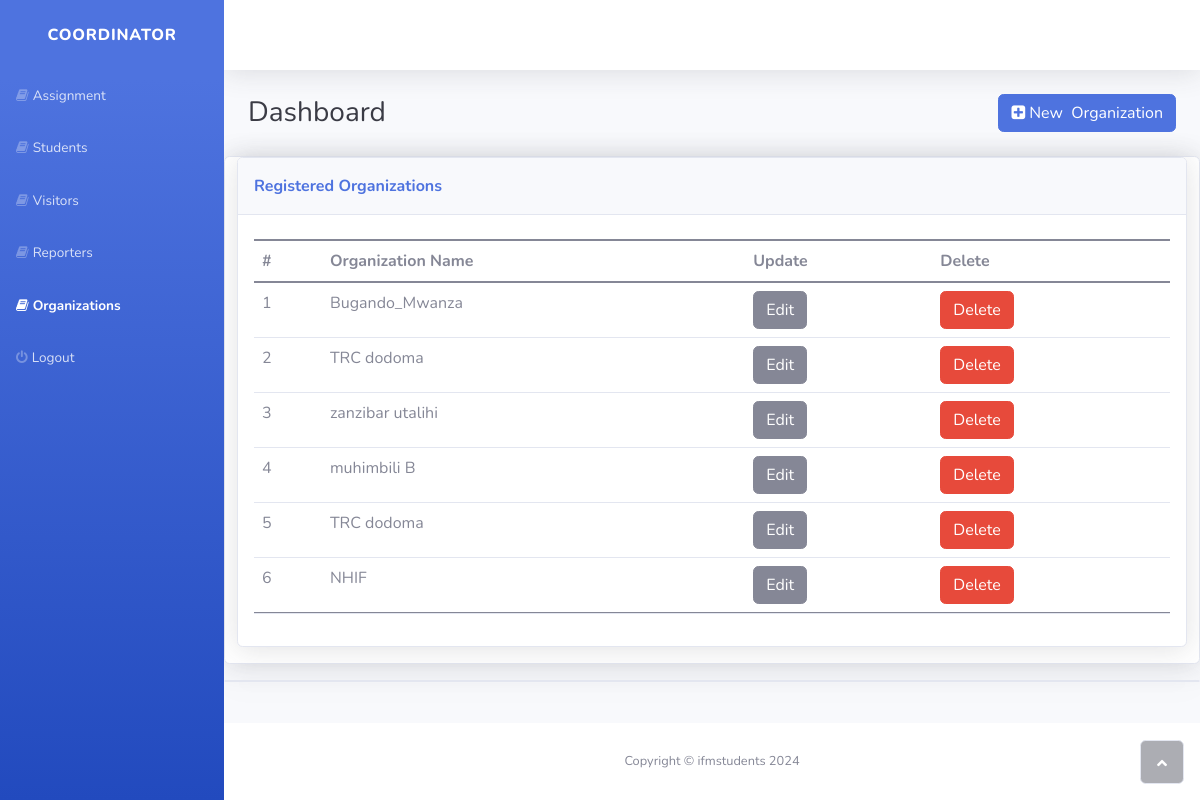
/coordinator/organizations.php, run on the app's committed database.
### tables this page shows
CREATE TABLE `organization` (
  `id` int(11) NOT NULL,
  `name` varchar(100) NOT NULL,
  `visitation` varchar(60) DEFAULT NULL
);

### coordinator/organizations.php (the view, shortened to what this page needs)
<?php
require_once "../control/connection.php";
$query1 = "SELECT * FROM organization ";
$result1 = mysqli_query($conn, $query1);
?>
<!DOCTYPE html>
<html>
<head>
    <link rel="stylesheet" href="../assets/bootstrap/css/bootstrap.min.css">
    <link rel="stylesheet" href="../assets/fonts/fontawesome-all.min.css">
    <link rel="stylesheet" href="../assets/fonts/font-awesome.min.css">
    <link rel="stylesheet" href="../assets/fonts/fontawesome5-overrides.min.css">
</head>
<body id="page-top">
    <div id="wrapper">
        <nav class="navbar navbar-dark align-items-start sidebar sidebar-dark accordion bg-gradient-primary p-0">
            <div class="container-fluid d-flex flex-column p-0"><a class="navbar-brand d-flex justify-content-center align-items-center sidebar-brand m-0" href="#">
                    <div class="sidebar-brand-text mx-3"><span>COORDINATOR</span></div>
                </a>
                <ul class="navbar-nav text-light" id="accordionSidebar">
                    <li class="nav-item"><a class="nav-link" href="assignment.php"><i class="fa fa-book"></i><span>Assignment</span></a></li>
                    <li class="nav-item"><a class="nav-link " href="students.php"><i class="fa fa-book"></i><span>Students</span></a></li>
                    <li class="nav-item"><a class="nav-link " href="visiting.php"><i class="fa fa-book"></i><span>Visitors</span></a></li>
                    <li class="nav-item"><a class="nav-link " href="reporters.php"><i class="fa fa-book"></i><span>Reporters</span></a></li>
                    <li class="nav-item"><a class="nav-link active" href="#"><i class="fa fa-book"></i><span>Organizations</span></a></li>
                    <li class="nav-item"><a class="nav-link" href="index.php"><i class="fa fa-power-off"></i><span>Logout</span></a></li>
                </ul>
            </div>
        </nav>
        <div class="d-flex flex-column" id="content-wrapper">
            <div id="content">
                <nav class="navbar navbar-light navbar-expand bg-white shadow mb-4 topbar static-top">
                </nav>
                <div class="container-fluid">
                    <div class="d-sm-flex justify-content-between align-items-center mb-4">
                        <h3 class="text-dark mb-0">Dashboard</h3><button class="btn btn-primary" type="button" onclick="newApplication()"><i class="fa fa-plus-square"></i>&nbsp;New&nbsp; Organization</button>
                    </div>
                </div>
                <div class="col">
                    <div class="card shadow mb-3">
                        <div class="row mb-3">
                            <div class="container-fluid">
                                <div class="card shadow">
                                    <div class="card-header py-3">
                                        <p class="text-primary m-0 fw-bold">Registered Organizations</p>
                                    </div>
                                    <div class="card-body">
                                        <div class="table-responsive table mt-2" id="dataTable" role="grid" aria-describedby="dataTable_info">
                                            <table class="table my-0" id="dataTable">
                                                <thead>
                                                    <tr>
                                                        <th>#</th>
                                                        <th>Organization Name</th>
                                                        <th>Update</th>
                                                        <th>Delete</th>
                                                    </tr>
                                                </thead>
                                                <tbody>
                                                <?php           $i=1;
                                                                while($row1= $result1->fetch_assoc()) {
                                                                    $name=$row1['name'];
                                                                    $org_id=$row1['id'];
                                                                    echo"
                                                                 <tr>
                                                                    <td>$i</td>
                                                                    <td>$name</td>
                                                                     <td>
                                                                     <button class='btn btn-secondary' data-bs-toggle=\"modal\" data-bs-target=\"#edit$i\">Edit</button>
                                                                     </td>
                                                                    <td>
                                                                      <form method='post' action=''>
                                                                      <input type='hidden' name='action' value='delete'>
                                                                      <input type='hidden' name='organization_id' value='$org_id'>
                                                                      <button class='btn btn-danger' type='submit'>Delete</button>
                                                                      </form>
                                                                    </td>
                                                                 </tr>
                                                                 ";
                                                                 $i++;
                                                                }
                                                                ?>
                                                </tbody>
                                            </table>
                                        </div>
                                    </div>
                                </div>
                            </div>
                        </div>
                    </div>
                    <div class="card shadow"></div>
                </div>
            </div>
            <footer class="bg-white sticky-footer">
                <div class="container my-auto">
                    <div class="text-center my-auto copyright"><span data-bs-toggle="modal" data-bs-target="#login">Copyright © ifmstudents 2024</span></div>
                </div>
            </footer>
        </div><a class="border rounded d-inline scroll-to-top" href="#page-top"><i class="fas fa-angle-up"></i></a>
    </div>
</body>
</html>

### data on the page
organization: name "Bugando_Mwanza"
organization: name "TRC dodoma"
organization: name "zanzibar utalihi"
organization: name "muhimbili B"
organization: name "TRC dodoma"
organization: name "NHIF"
